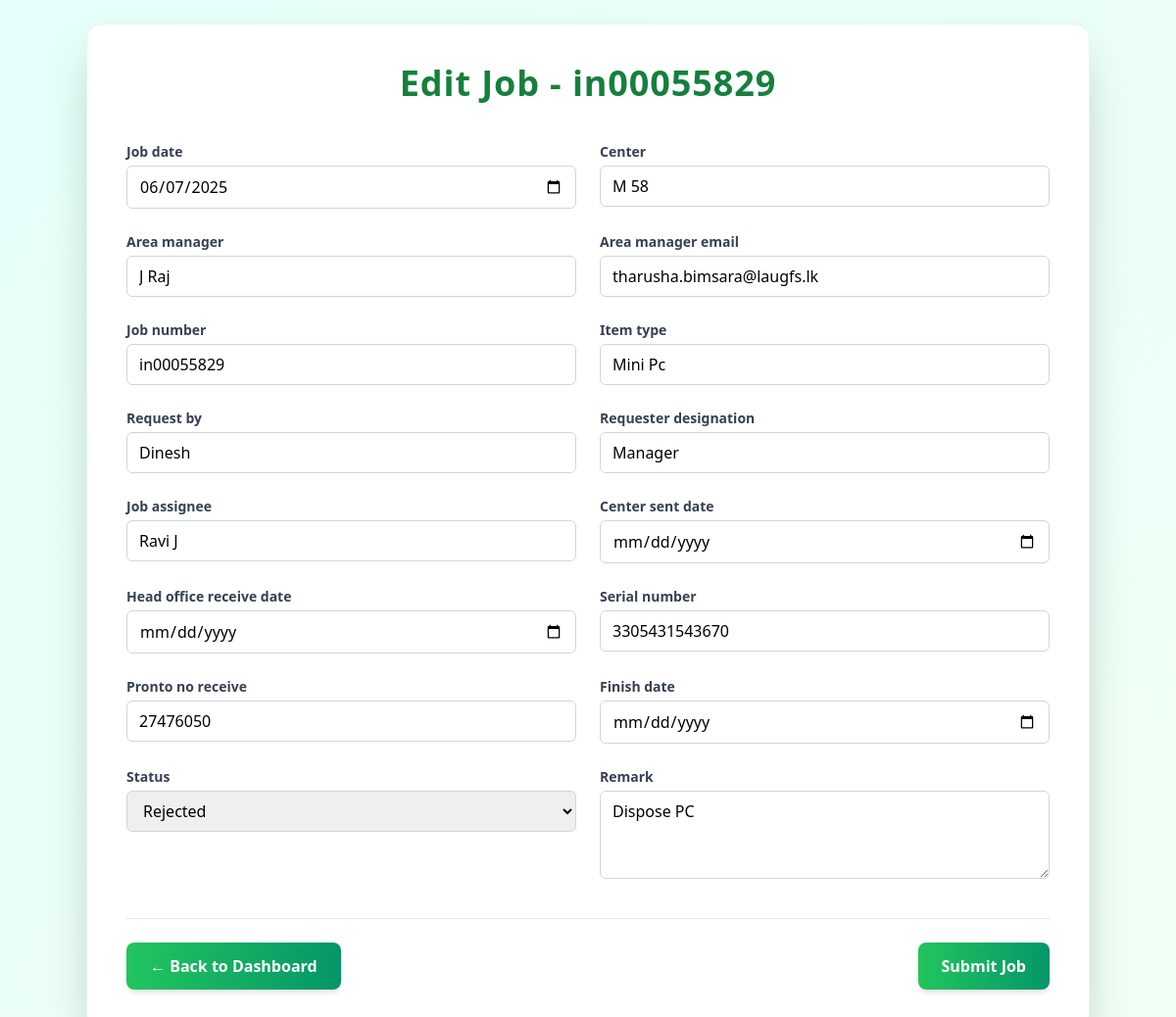
Page /jobs/edit/22/ (signed in) on the earlier database version.
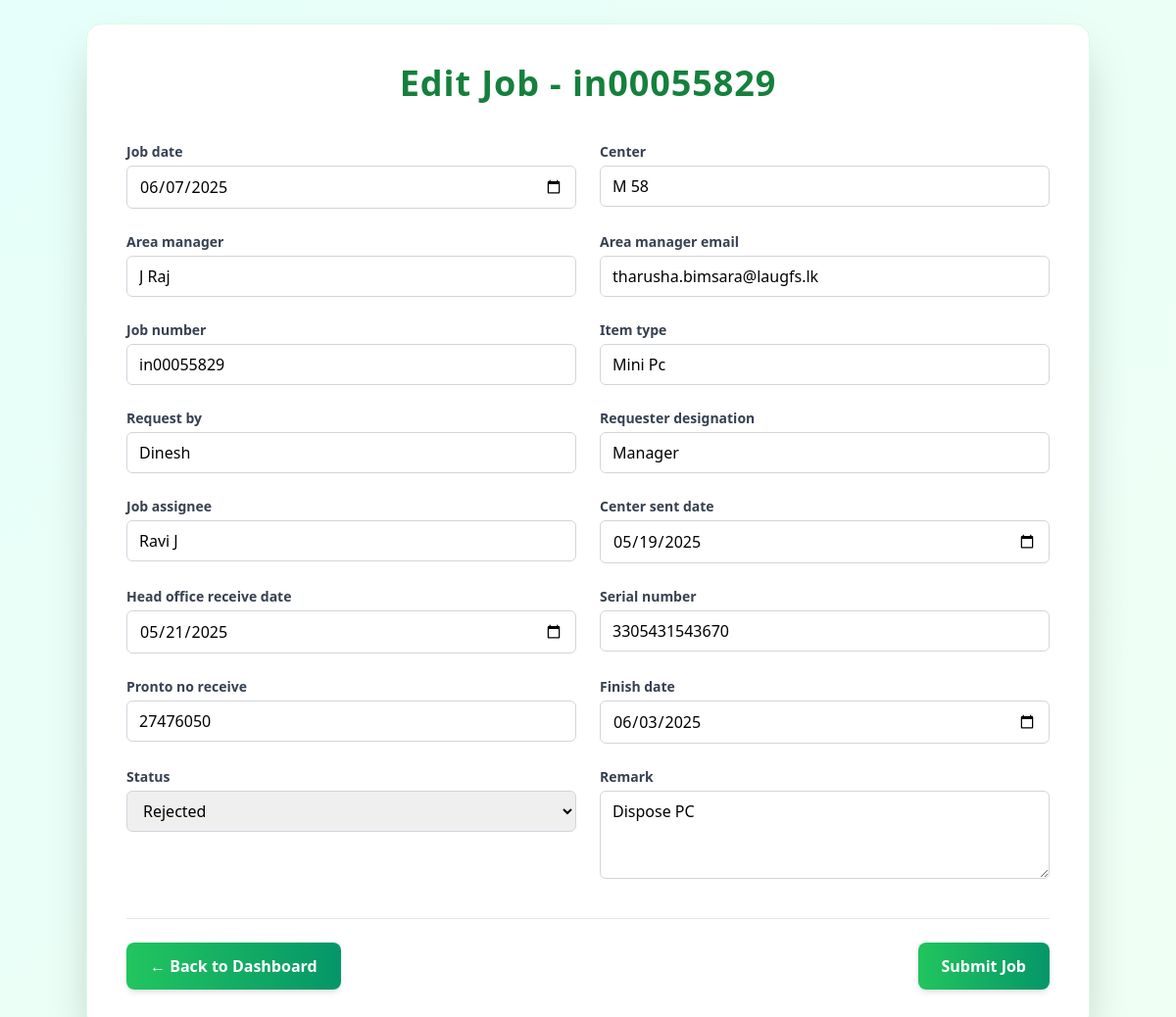
Same page on the later database version.
### tracking/models.py (models this page shows, shortened)
class Job(models.Model):
    STATUS_CHOICES = [
        ('Pending', 'Pending'),
        ('Finished', 'Finished'),
        ('Rejected', 'Rejected'),
        ('Purchase', 'Item in Purchase'),
    ]
    created_by = models.ForeignKey(User, on_delete=models.CASCADE, related_name='created_jobs')  # who entered job
    job_date = models.DateField()  # Mandatory
    center = models.CharField(max_length=100)  # Mandatory
    area_manager = models.CharField(max_length=100)  # Mandatory
    area_manager_email = models.EmailField()  # Mandatory
    job_number = models.CharField(max_length=50, unique=True)  # Mandatory
    item_type = models.CharField(max_length=100)  # Mandatory
    request_by = models.CharField(max_length=100)  # Mandatory
    requester_designation = models.CharField(max_length=100)  # Mandatory
    job_assignee = models.CharField(max_length=100)  # Mandatory
    center_sent_date = models.DateField(null=True, blank=True)  # Optional
    head_office_receive_date = models.DateField(null=True, blank=True)  # Optional
    serial_number = models.CharField(max_length=100)  # Mandatory
    pronto_no_receive = models.CharField(max_length=100, null=True, blank=True)  # Optional
    finish_date = models.DateField(null=True, blank=True)  # Optional
    status = models.CharField(max_length=20, choices=STATUS_CHOICES)  # Mandatory
    remark = models.TextField()  # Mandatory (removed blank=True)
    created_at = models.DateTimeField(auto_now_add=True)

### tracking/views.py (the view)
# urls.py: path('jobs/edit/<int:job_id>/', views.edit_job, name='edit_job'),
@login_required
def edit_job(request, job_id):
    job = get_object_or_404(Job, id=job_id)
    old_status = job.status.lower()
    if request.method == 'POST':
        form = JobForm(request.POST, instance=job)
        if form.is_valid():
            updated_job = form.save()
            new_status = updated_job.status.lower()
            if new_status != old_status:
                job_info = (
                    f"Job Date: {updated_job.job_date}\n"
                    f"Center: {updated_job.center}\n"
                    f"Job Number: {updated_job.job_number}\n"
                    f"Item Type: {updated_job.item_type}\n"
                    f"Request By: {updated_job.request_by}\n"
                    f"Job Assignee: {updated_job.job_assignee}\n"
                    f"Center Sent Date: {updated_job.center_sent_date}\n"
                    f"Head Office Receive Date: {updated_job.head_office_receive_date}\n"
                    f"Serial Number: {updated_job.serial_number}\n"
                    f"Remark: {updated_job.remark if updated_job.remark else '-'}\n"
                )
                subject = ''
                message = ''
                if new_status == 'pending':
                    subject = f"Job {updated_job.job_number} - Pending"
                    message = f"{job_info}\nStatus: Pending\nNote: This job is still pending."
                elif new_status == 'finished':
                    subject = f"Job {updated_job.job_number} - Completed"
                    message = f"{job_info}\nStatus: Finished\nThe job has been completed successfully."
                elif new_status == 'rejected':
                    subject = f"Job {updated_job.job_number} - Rejected for Disposal"
                    message = f"{job_info}\nStatus: Rejected\nThis job was rejected and marked for disposal."
                elif new_status == 'purchase':
                    subject = f"Job {updated_job.job_number} - Items Ordered"
                    message = f"{job_info}\nStatus: Purchase\nItems have been ordered for this job."
                if subject and message:
                    send_mail(
                        subject,
                        message,
                        settings.DEFAULT_FROM_EMAIL,
                        [updated_job.area_manager_email],
                        fail_silently=False,
                    )
            return redirect('job_report')
    else:
        form = JobForm(instance=job)
    return render(request, 'tracking/edit_job.html', {'form': form, 'job': job})

### tracking/templates/tracking/edit_job.html (shortened to what this page needs)
{% load static %}
<!DOCTYPE html>
<html lang="en">
<head>
  <script src="https://cdn.tailwindcss.com"></script>
</head>
<body class="min-h-screen flex items-center justify-center p-6">
  <div class="w-full max-w-5xl bg-white p-10 rounded-2xl shadow-2xl border border-green-100">
    <h1 class="text-3xl md:text-4xl font-extrabold text-center text-green-700 mb-10 tracking-wide">
      Edit Job - {{ job.job_number }}
    </h1>
    <form method="post" class="grid grid-cols-1 md:grid-cols-2 gap-6 animate-fade-in">
      {% for field in form %}
  <div class="flex flex-col">
    <label for="{{ field.id_for_label }}" class="mb-1 text-sm font-semibold text-gray-700">
      {{ field.label }}
    </label>
    {{ field }}
  </div>
{% endfor %}
      <div class="col-span-full flex justify-between items-center pt-6 border-t border-gray-200 mt-4">
        <a href="{% url 'dashboard' %}" class="bg-gradient-to-r from-green-500 to-emerald-600 text-white px-6 py-3 rounded-lg font-semibold shadow-md hover:shadow-xl transition transform hover:-translate-y-0.5">
          ← Back to Dashboard
        </a>
        <button type="submit"
                class="bg-gradient-to-r from-green-500 to-emerald-600 text-white px-6 py-3 rounded-lg font-semibold shadow-md hover:shadow-xl transition transform hover:-translate-y-0.5">
          Submit Job
        </button>
      </div>
    </form>
  </div>
</body>
</html>

Differences in the rows shown:
changed Job "in00055829": center_sent_date (not shown) → "05/19/2025"; head_office_receive_date (not shown) → "05/21/2025"; finish_date (not shown) → "06/03/2025"
